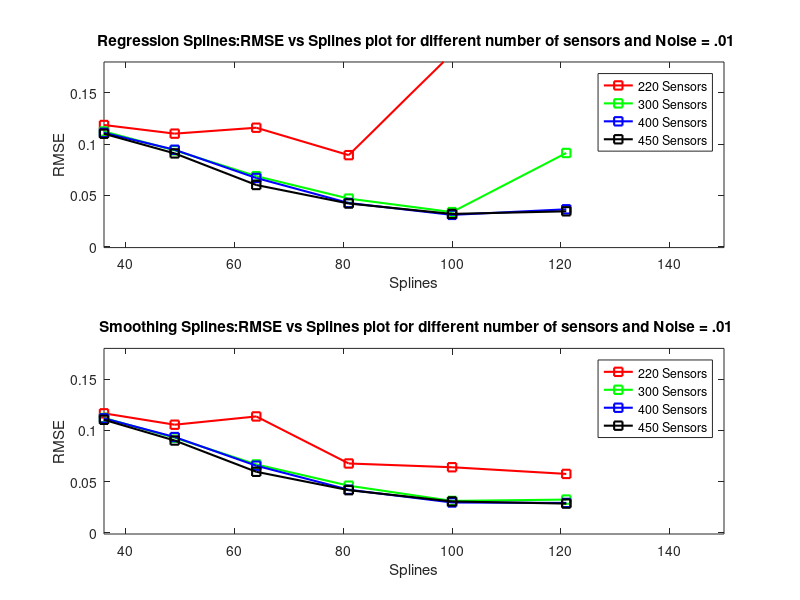
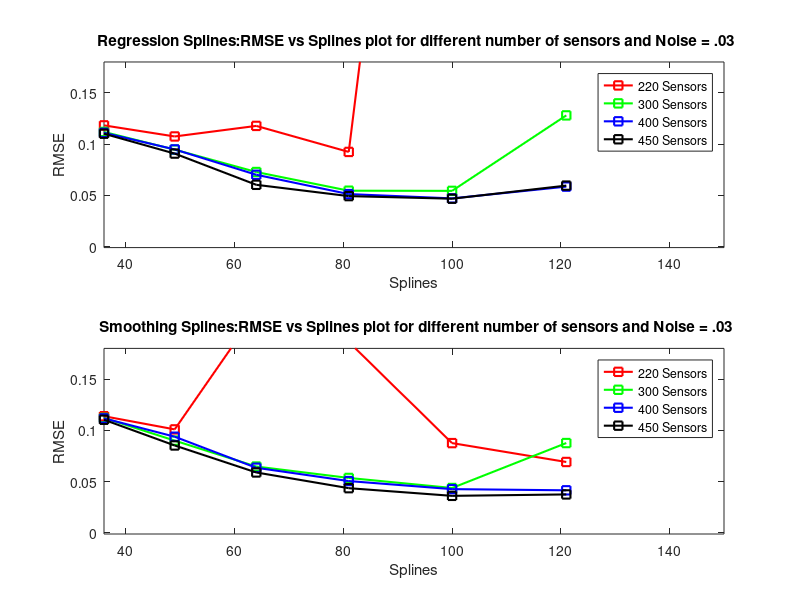
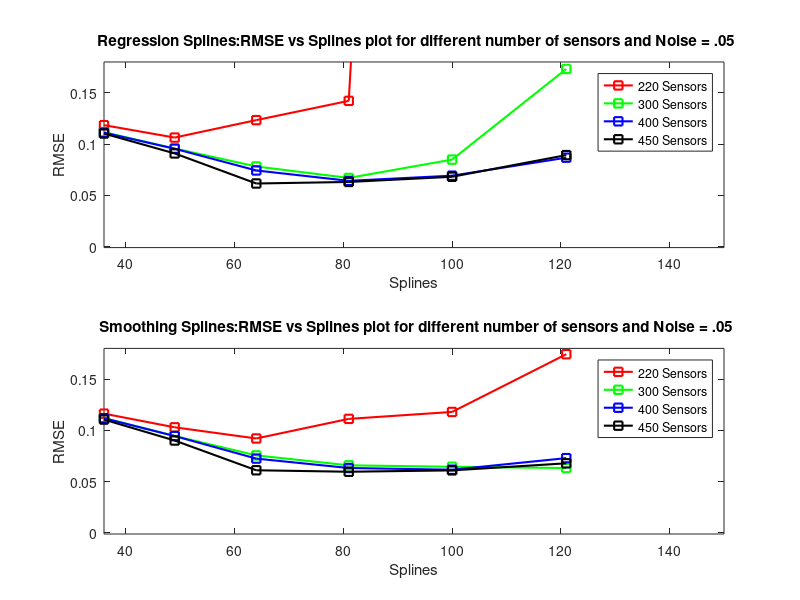
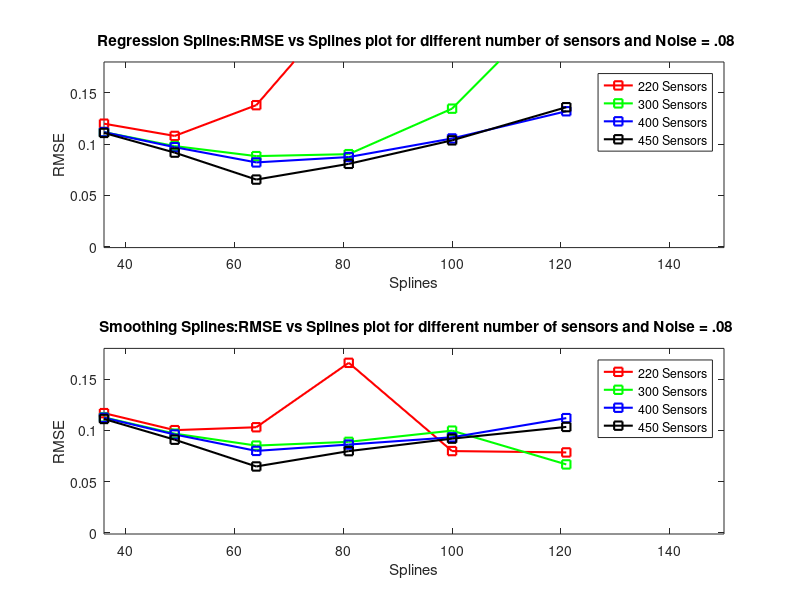

The MATLAB source for these figures, in order:
%Graphs for GCV


close all
clear all
clc

x = [220 , 300, 400, 450];
y = [ 36 , 49 , 64 , 81 , 100 ,121];
z_reg_01 = [0.11854	0.11226	0.11094	0.11001
0.11012	0.09385	0.09442	0.09086
0.11589	0.06867	0.06689	0.06005
0.08916	0.04678	0.04249	0.04198
0.1884	0.03361	0.0309	0.03184
57.42233	0.09125	0.03634	0.03438];


z_smooth_01 =[0.11666	0.11219	0.11181	0.11038
0.10557	0.09287	0.09354	0.09017
0.11364	0.06685	0.06561	0.05968
0.06776	0.04611	0.04217	0.04174
0.0641	0.03125	0.02973	0.03074
0.05759	0.03257	0.0293	0.02866
];


figure (1)
subplot(2,1,1)
plot (y,z_reg_01(:,1),'rs-','LineWidth',1.5)%----220
hold on
plot (y,z_reg_01(:,2),'gs-','LineWidth',1.5)%----300
plot (y,z_reg_01(:,3),'bs-','LineWidth',1.5)%----400
plot (y,z_reg_01(:,4),'ks-','LineWidth',1.5)%----450
hold off
xlabel('Splines');
ylabel('RMSE');
axis([36 150  -.001 .18])
title(' Regression Splines:RMSE vs Splines plot for different number of sensors and Noise = .01');
legend('220 Sensors', '300 Sensors' , '400 Sensors' , '450 Sensors');

subplot(2,1,2)
plot (y,z_smooth_01(:,1),'rs-','LineWidth',1.5)%----220
hold on
plot (y,z_smooth_01(:,2),'gs-','LineWidth',1.5)%----300
plot (y,z_smooth_01(:,3),'bs-','LineWidth',1.5)%----400
plot (y,z_smooth_01(:,4),'ks-','LineWidth',1.5)%----450

hold off
xlabel('Splines');
ylabel('RMSE');
axis([36 150  -.001 .18])
title(' Smoothing Splines:RMSE vs Splines plot for different number of sensors and Noise = .01');
legend('220 Sensors', '300 Sensors' , '400 Sensors' , '450 Sensors');





%---------------------------------------------------------------------------------











x = [220 , 300, 400, 450];
y = [ 36 , 49 , 64 , 81 , 100 ,121];
z_reg_03 = [0.11818	0.11179	0.11092	0.11004
0.10737	0.09452	0.09474	0.09068
0.11767	0.0727	0.07003	0.06022
0.09229	0.05447	0.05117	0.0492
0.90314	0.05432	0.04698	0.04667
40.69873	0.12792	0.05846	0.05945];


z_smooth_03 =[0.11386	0.11223	0.11177	0.11041
0.10102	0.09007	0.09387	0.08533
0.21565	0.06478	0.06359	0.05901
0.18632	0.05367	0.05063	0.04369
0.08764	0.04386	0.04276	0.03621
0.06923	0.08769	0.04161	0.03759];


figure (2)
subplot(2,1,1)
plot (y,z_reg_03(:,1),'rs-','LineWidth',1.5)%----220
hold on
plot (y,z_reg_03(:,2),'gs-','LineWidth',1.5)%----300
plot (y,z_reg_03(:,3),'bs-','LineWidth',1.5)%----400
plot (y,z_reg_03(:,4),'ks-','LineWidth',1.5)%----450
hold off
xlabel('Splines');
ylabel('RMSE');
axis([36 150  -.001 .18])
title(' Regression Splines:RMSE vs Splines plot for different number of sensors and Noise = .03');
legend('220 Sensors', '300 Sensors' , '400 Sensors' , '450 Sensors');

subplot(2,1,2)
plot (y,z_smooth_03(:,1),'rs-','LineWidth',1.5)%----220
hold on
plot (y,z_smooth_03(:,2),'gs-','LineWidth',1.5)%----300
plot (y,z_smooth_03(:,3),'bs-','LineWidth',1.5)%----400
plot (y,z_smooth_03(:,4),'ks-','LineWidth',1.5)%----450

hold off
xlabel('Splines');
ylabel('RMSE');
axis([36 150  -.001 .18])
title(' Smoothing Splines:RMSE vs Splines plot for different number of sensors and Noise = .03');
legend('220 Sensors', '300 Sensors' , '400 Sensors' , '450 Sensors');
%-----------------------------------------------------------------------------------
%.05
%-----------------------------------------------------------------------------------
x = [220 , 300, 400, 450];
y = [ 36 , 49 , 64 , 81 , 100 ,121];
z_reg_05 =[ 0.1184	0.11153	0.11107	0.11023
0.10629	0.0956	0.09538	0.09082
0.12331	0.0781	0.07421	0.0615
0.14209	0.06692	0.06411	0.063
1.9189	0.0848	0.06913	0.06806
24.0125	0.17321	0.08668	0.08919
];


z_smooth_05 =[0.11636	0.11198	0.1119	0.11059
0.10303	0.09455	0.09451	0.09015
0.09215	0.07566	0.07253	0.06115
0.11126	0.06596	0.06335	0.05971
0.11802	0.06455	0.06169	0.06105
0.17432	0.06335	0.07299	0.06793
];


figure (3)
subplot(2,1,1)
plot (y,z_reg_05(:,1),'rs-','LineWidth',1.5)%----220
hold on
plot (y,z_reg_05(:,2),'gs-','LineWidth',1.5)%----300
plot (y,z_reg_05(:,3),'bs-','LineWidth',1.5)%----400
plot (y,z_reg_05(:,4),'ks-','LineWidth',1.5)%----450
hold off
xlabel('Splines');
ylabel('RMSE');
axis([36 150  -.001 .18])
title(' Regression Splines:RMSE vs Splines plot for different number of sensors and Noise = .05');
legend('220 Sensors', '300 Sensors' , '400 Sensors' , '450 Sensors');

subplot(2,1,2)
plot (y,z_smooth_05(:,1),'rs-','LineWidth',1.5)%----220
hold on
plot (y,z_smooth_05(:,2),'gs-','LineWidth',1.5)%----300
plot (y,z_smooth_05(:,3),'bs-','LineWidth',1.5)%----400
plot (y,z_smooth_05(:,4),'ks-','LineWidth',1.5)%----450

hold off
xlabel('Splines');
ylabel('RMSE');
axis([36 150  -.001 .18])
title(' Smoothing Splines:RMSE vs Splines plot for different number of sensors and Noise = .05');
legend('220 Sensors', '300 Sensors' , '400 Sensors' , '450 Sensors');

%----------------------------------------------------------------------------------------------
%.08
%------------------------------------------------------------------------------------------------

x = [220 , 300, 400, 450];
y = [ 36 , 49 , 64 , 81 , 100 ,121];
z_reg_08 =[ 0.11982	0.11157	0.11162	0.11083
0.1079	0.09798	0.09692	0.09162
0.13788	0.0882	0.08206	0.06533
0.24191	0.09012	0.08731	0.08066
3.44894	0.13448	0.10541	0.10359
3.01341	0.2469	0.13194	0.13588


];


z_smooth_08 =[0.11687	0.11273	0.11241	0.11116
0.10028	0.09686	0.09605	0.09097
0.1031	0.08521	0.08004	0.06486
0.16593	0.08887	0.08623	0.07982
0.07987	0.09979	0.09331	0.09198
0.07855	0.06686	0.11199	0.10342

];


figure (4)
subplot(2,1,1)
plot (y,z_reg_08(:,1),'rs-','LineWidth',1.5)%----220
hold on
plot (y,z_reg_08(:,2),'gs-','LineWidth',1.5)%----300
plot (y,z_reg_08(:,3),'bs-','LineWidth',1.5)%----400
plot (y,z_reg_08(:,4),'ks-','LineWidth',1.5)%----450
hold off
xlabel('Splines');
ylabel('RMSE');
axis([36 150  -.001 .18])
title(' Regression Splines:RMSE vs Splines plot for different number of sensors and Noise = .08');
legend('220 Sensors', '300 Sensors' , '400 Sensors' , '450 Sensors');

subplot(2,1,2)
plot (y,z_smooth_08(:,1),'rs-','LineWidth',1.5)%----220
hold on
plot (y,z_smooth_08(:,2),'gs-','LineWidth',1.5)%----300
plot (y,z_smooth_08(:,3),'bs-','LineWidth',1.5)%----400
plot (y,z_smooth_08(:,4),'ks-','LineWidth',1.5)%----450

hold off
xlabel('Splines');
ylabel('RMSE');
axis([36 150  -.001 .18])
title(' Smoothing Splines:RMSE vs Splines plot for different number of sensors and Noise = .08');
legend('220 Sensors', '300 Sensors' , '400 Sensors' , '450 Sensors');




%----------------------------------------------------------------------------------------------
%.1
%------------------------------------------------------------------------------------------------

x = [220 , 300, 400, 450];
y = [ 36 , 49 , 64 , 81 , 100 ,121];
z_reg_1 =[0.12148	0.11857	0.11219	0.11144
0.11105	0.10005	0.09833	0.09254
0.15076	0.09595	0.08813	0.06899
0.31298	0.10708	0.10399	0.09548
4.46975	0.16844	0.13031	0.1281
18.22565	0.29765	0.16281	0.16749


];


z_smooth_1 =[0.11887	0.11187	0.11354	0.11209
0.10357	0.09471	0.0935	0.08912
0.08633	0.07434	0.08588	0.0684
0.09175	0.10564	0.1027	0.09448
0.09004	0.06338	0.11517	0.11348
0.08218	0.06622	0.06978	0.12763
];


figure (5)
subplot(2,1,1)
plot (y,z_reg_1(:,1),'rs-','LineWidth',1.5)%----220
hold on
plot (y,z_reg_1(:,2),'gs-','LineWidth',1.5)%----300
plot (y,z_reg_1(:,3),'bs-','LineWidth',1.5)%----400
plot (y,z_reg_1(:,4),'ks-','LineWidth',1.5)%----450
hold off
xlabel('Splines');
ylabel('RMSE');
axis([36 150  -.001 .18])
title(' Regression Splines:RMSE vs Splines plot for different number of sensors and Noise = .1');
legend('220 Sensors', '300 Sensors' , '400 Sensors' , '450 Sensors');

subplot(2,1,2)
plot (y,z_smooth_1(:,1),'rs-','LineWidth',1.5)%----220
hold on
plot (y,z_smooth_1(:,2),'gs-','LineWidth',1.5)%----300
plot (y,z_smooth_1(:,3),'bs-','LineWidth',1.5)%----400
plot (y,z_smooth_1(:,4),'ks-','LineWidth',1.5)%----450

hold off
xlabel('Splines');
ylabel('RMSE');
axis([36 150  -.001 .18])
title(' Smoothing Splines:RMSE vs Splines plot for different number of sensors and Noise = .1');
legend('220 Sensors', '300 Sensors' , '400 Sensors' , '450 Sensors');











